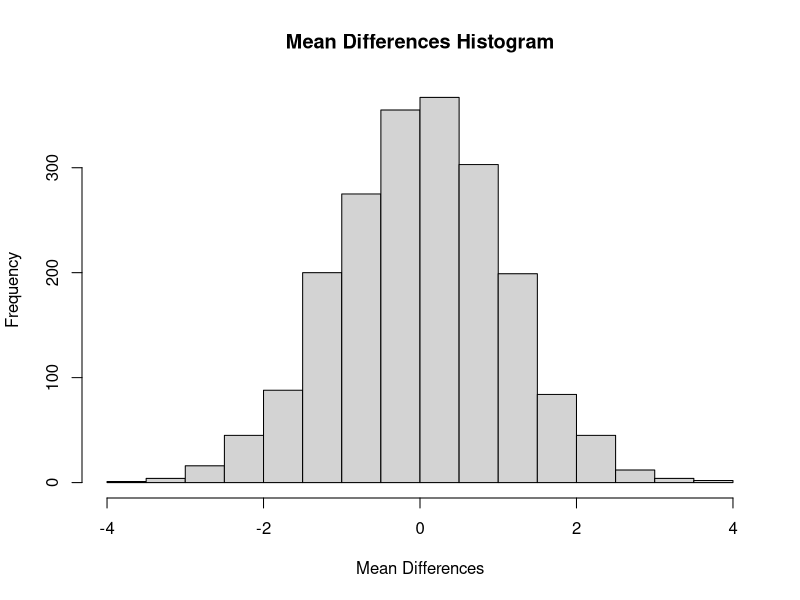
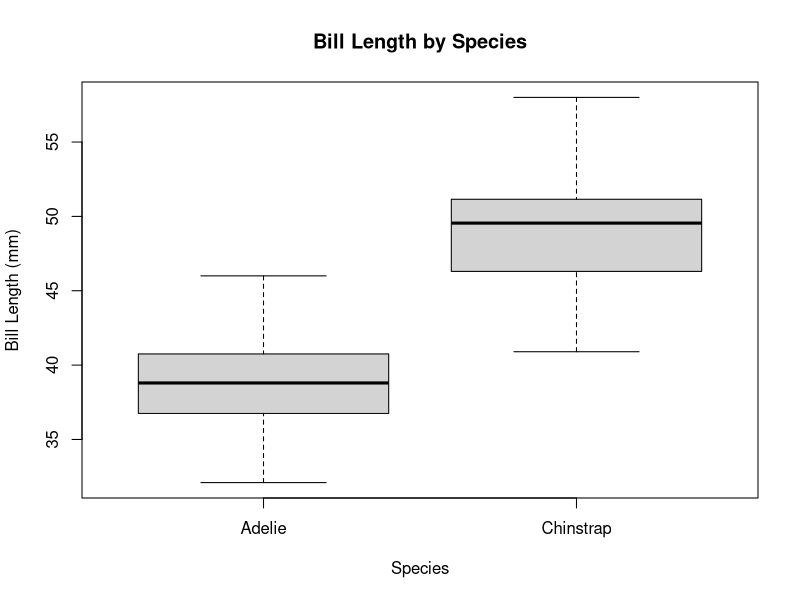
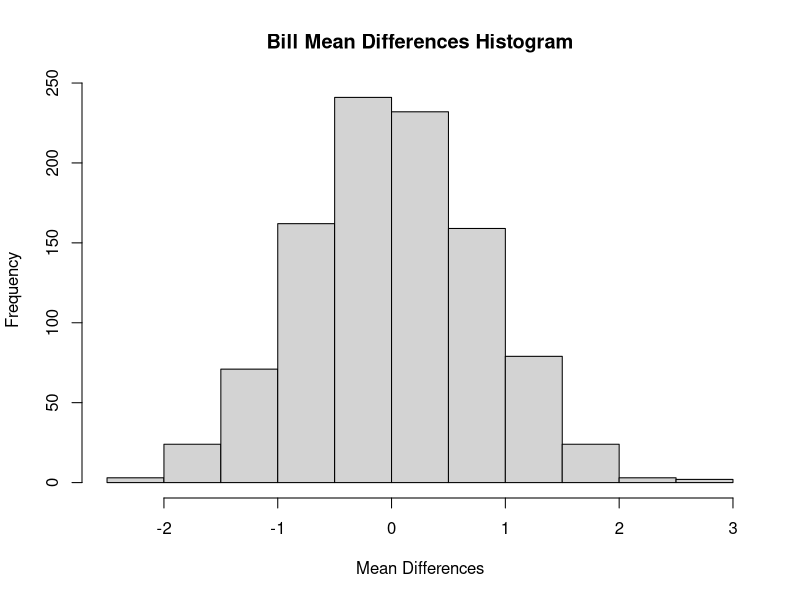

Reproduce these figures in R, in order.
require(palmerpenguins)
penguins <- palmerpenguins::penguins

#----Question_1----

sse_mean <- function(x)
{
  sd(x, na.rm = TRUE)/sqrt(length(na.omit(x)))
}
#should = 0.1067846
sse_mean(penguins$bill_depth_mm)

#----Question_2----

#remove Gentoo species from data for now
dat_pen <- droplevels(subset(penguins, species != "Gentoo"))
#table of the count of each species in dat_pen
table(dat_pen$species)
#use aggregate() to find flipper length mean by species
agg_means <- aggregate(flipper_length_mm ~ species, 
                      data = dat_pen, FUN = mean, 
                      na.rm = TRUE)
#use diff() to find difference of the values in agg_means
diff_observed <- diff(agg_means[, 2])
agg_means
diff_observed

#function to resample flipper length & find diff of means
two_group_resample <- function(x, n_1, n_2)
{
  dat_1 <- sample(x, n_1, replace = TRUE)
  dat_2 <- sample(x, n_2, replace = TRUE)
  diff_simulated <- mean(dat_1, na.rm = TRUE) - mean(dat_2, na.rm = TRUE)
  print(diff_simulated)
  }

two_group_resample(dat_pen$flipper_length_mm, 68, 152)

#----Question_3----

n = 2000
mean_differences = c()
for (i in 1:n)
{
  mean_differences = c(
    mean_differences,
    two_group_resample(dat_pen$flipper_length_mm, 68, 152)
  )
}
png("Q3.png", height = 800, width = 800, res = 180)
hist(mean_differences,
     main = "Mean Differences Histogram",
     xlab = "Mean Differences")
dev.off()

#----Question_4----

#how many times is the resampled mean difference > observed mean difference?
sum(abs(mean_differences) >= diff_observed)

#----Question_5----
#####answer in Moodle#####

#----Question_6----

png("Q6.png", height = 800, width = 600, res = 180)
boxplot(bill_length_mm ~ species, data = dat_pen,
        main = "Bill Length by Species",
        xlab = "Species",
        ylab = "Bill Length (mm)")
dev.off()

#calc group means and diff btwn groups
diff_crit_agg <- aggregate(bill_length_mm ~ species, 
                       data = dat_pen, FUN = mean, 
                       na.rm = TRUE)
diff_crit <- diff(diff_crit_agg[, 2])
diff_crit_agg
diff_crit

#----Question_7----

#conduct t test, observe p value
t.test(dat_pen$bill_length_mm ~ dat_pen$species)

#----Question_8----

n = 1000
bill_mean_differences = c()
for (i in 1:n)
{
  bill_mean_differences = c(
    bill_mean_differences,
    two_group_resample(dat_pen$bill_length_mm, 68, 152)
  )
}
png("Q8.png", height = 800, width = 800, res = 180)
hist(bill_mean_differences,
     main = "Bill Mean Differences Histogram",
     xlab = "Mean Differences")
dev.off()

sum(abs(bill_mean_differences) >= diff_crit)

